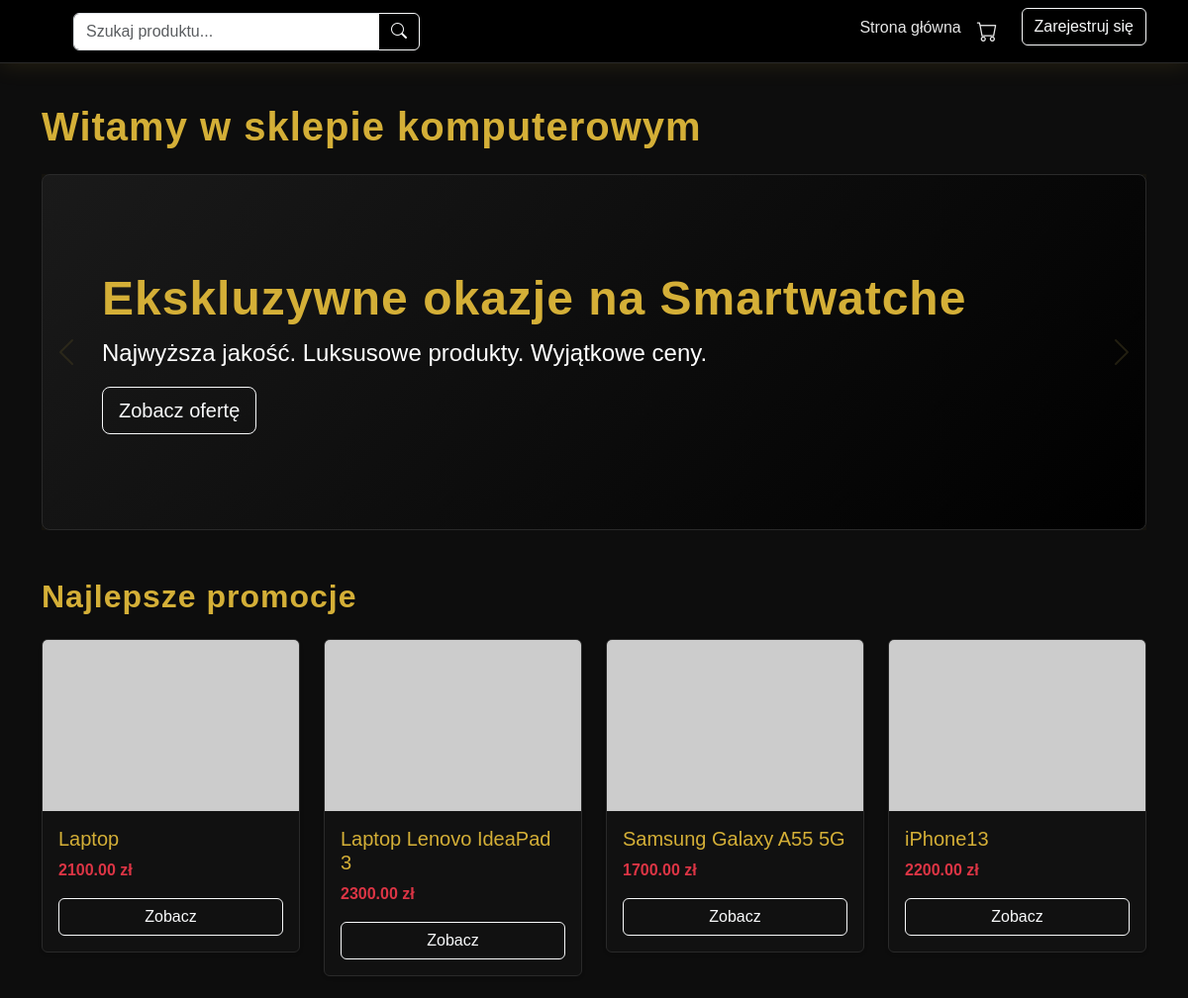
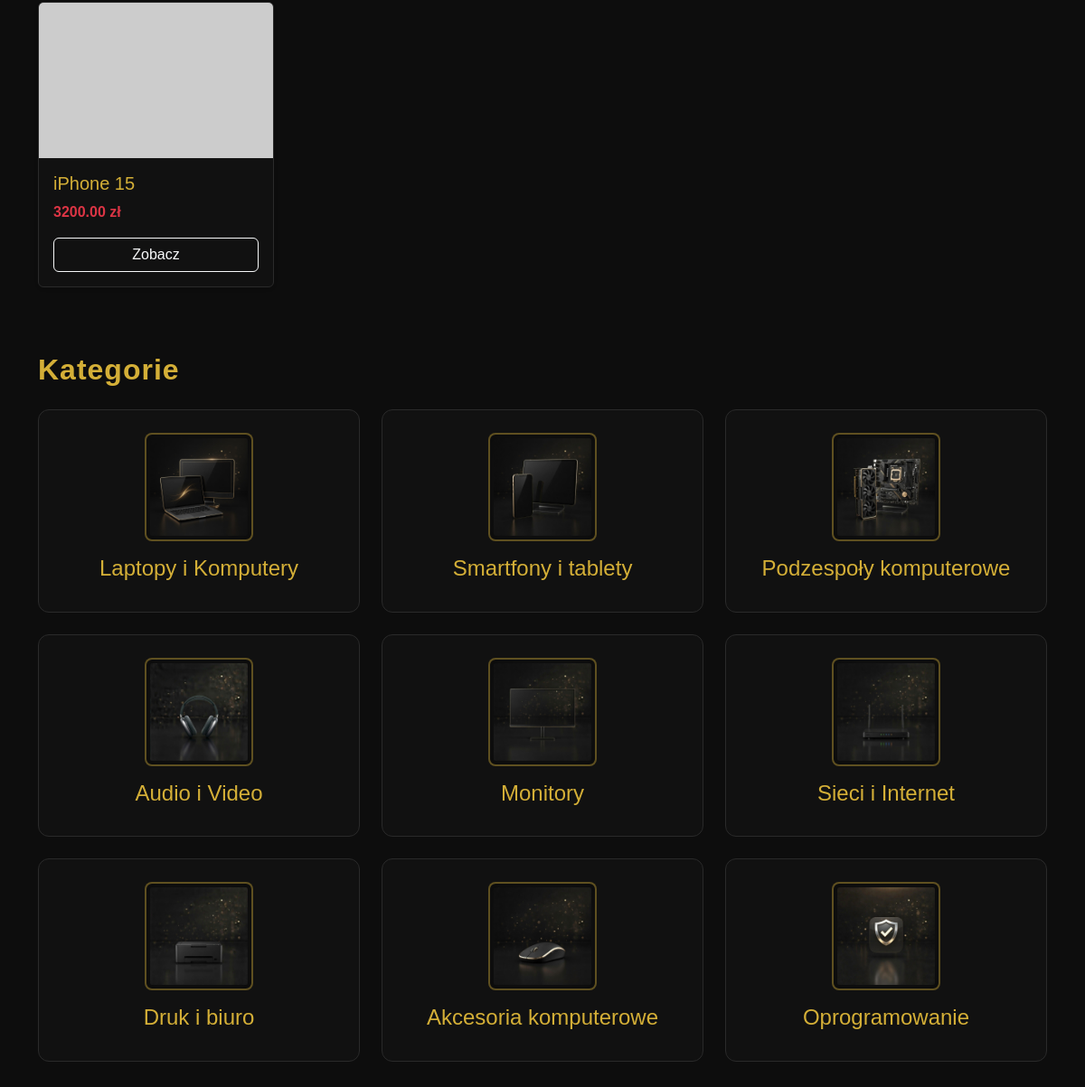
The page / on the database its author committed (2 pictures, top to bottom).
### sklep/models.py (models this page shows, shortened)
class Towar(models.Model):
    nazwa = models.CharField(max_length=255)
    producent = models.CharField(max_length=100, blank=True, null=True)
    opis = models.TextField(blank=True, null=True)
    cena_jednostkowa = models.DecimalField(max_digits=10, decimal_places=2)
    cena_promocyjna = models.DecimalField(max_digits=10, decimal_places=2, null=True, blank=True)
    kategoria = models.ForeignKey(Kategoria, on_delete=models.SET_NULL, null=True, blank=True)
    podkategoria = models.ForeignKey(Podkategoria, on_delete=models.SET_NULL, null=True, blank=True)
    class Meta:
        db_table = "towary"
        verbose_name = "Towar"
        verbose_name_plural = "Towary"

class Kategoria(models.Model):
    nazwa_kategorii = models.CharField(max_length=50)
    image = models.ImageField(upload_to="kategorie/", null=True, blank=True)
    class Meta:
        db_table = "kategorie"
        verbose_name = "Kategoria"
        verbose_name_plural = "Kategorie"

### sklep/views.py (the view)
# urls.py: path("", views.sklep_home, name="sklep_home"),
def sklep_home(request):
    promocje = Towar.objects.filter(cena_promocyjna__isnull=False)
    kategorie = Kategoria.objects.all()
    return render(request, "home.html", {
        "promocje": promocje,
        "kategorie": kategorie,
    })

### sklep/templates/home.html (shortened to what this page needs)
{% extends "base.html" %}
{% block content %}
<h1 class="mb-4">Witamy w sklepie komputerowym</h1>
<div id="heroCarousel" class="carousel slide mb-5" data-bs-ride="carousel">
    <div class="carousel-inner">
        <div class="carousel-item active">
            <div class="p-5 text-white rounded-3 hero-box">
                <div class="container py-5">
                    <h1 class="display-5 fw-bold" style="color:#d4af37;">Ekskluzywne okazje na Smartwatche</h1>
                    <p class="col-md-8 fs-4">Najwyższa jakość. Luksusowe produkty. Wyjątkowe ceny.</p>
                    <a class="btn btn-outline-light btn-lg" href="#">Zobacz ofertę</a>
                </div>
            </div>
        </div>
    </div>
    <button class="carousel-control-prev" type="button" data-bs-target="#heroCarousel" data-bs-slide="prev">
        <span class="carousel-control-prev-icon"></span>
    </button>
    <button class="carousel-control-next" type="button" data-bs-target="#heroCarousel" data-bs-slide="next">
        <span class="carousel-control-next-icon"></span>
    </button>
</div>
<h2 class="mb-4">Najlepsze promocje</h2>
<div class="row">
    {% for p in promocje %}
    <div class="col-md-3">
        <div class="card mb-4 shadow-sm product-card">
            <img src="https://via.placeholder.com/300x200" class="card-img-top" alt="produkt">
            <div class="card-body">
                <h5 class="card-title" style="color:#d4af37;">{{ p.nazwa }}</h5>
                <p class="card-text text-danger fw-bold">{{ p.cena_promocyjna }} zł</p>
                <a href="#" class="btn btn-outline-light w-100">Zobacz</a>
            </div>
        </div>
    </div>
    {% endfor %}
</div>
<h2 class="mt-5 mb-4">Kategorie</h2>
<div class="row text-center">
    {% for k in kategorie %}
    <div class="col-4 mb-4">
        <a href="{% url 'produkty_kategoria' k.id %}" class="text-decoration-none text-light">
            <div class="category-box">
                {% if k.image %}
                    <img src="{{ k.image.url }}" class="img-fluid mb-3" style="max-height:120px; object-fit:contain;">
                {% endif %}
                <h4 style="color:#d4af37;">{{ k.nazwa_kategorii }}</h4>
            </div>
        </a>
    </div>
    {% endfor %}
</div>
{% endblock %}

### sklep/templates/base.html (style rules this page uses)
body { background-color: #0d0d0d; color: #e6e6e6; font-family: 'Poppins', sans-serif; }

### sklep/templates/home.html (style rules this page uses)
body { background-color: #0d0d0d; color: #e6e6e6; font-family: 'Poppins', sans-serif; }
h1, h2 { color: #d4af37; font-weight: 600; letter-spacing: 1px; }
.hero-box { background: linear-gradient(135deg, #1a1a1a, #000); border: 1px solid #2a2a2a; box-shadow: 0 0 40px rgba(212, 175, 55, 0.15); }
.product-card { background: #111; border: 1px solid #2a2a2a; transition: 0.3s; }
.category-box { background: #111; border: 1px solid #2a2a2a; padding: 25px; border-radius: 12px; transition: 0.3s; }
.category-box img { border: 2px solid rgba(212, 175, 55, 0.4); border-radius: 8px; box-shadow: inset 0 0 30px rgba(0, 0, 0, 0.4); background-color: #111; padding: 4px; transition: 0.3s; }
.carousel-control-prev, .carousel-control-next { width: 50px; }
.carousel-control-prev { left: 0; }
.carousel-control-next { right: 0; }
.carousel-control-prev-icon, .carousel-control-next-icon { filter: invert(80%) sepia(60%) saturate(300%) hue-rotate(10deg); }

### rows shown on the page
Towar: nazwa "Laptop", cena_promocyjna "2100.00"
Towar: nazwa "Laptop Lenovo IdeaPad 3", cena_promocyjna "2300.00"
Towar: nazwa "Samsung Galaxy A55 5G", cena_promocyjna "1700.00"
Towar: nazwa "iPhone13", cena_promocyjna "2200.00"
Towar: nazwa "iPhone 15", cena_promocyjna "3200.00"
Kategoria: image (picture), nazwa_kategorii "Laptopy i Komputery"
Kategoria: image (picture), nazwa_kategorii "Smartfony i tablety"
Kategoria: image (picture), nazwa_kategorii "Podzespoły komputerowe"
Kategoria: image (picture), nazwa_kategorii "Audio i Video"
Kategoria: image (picture), nazwa_kategorii "Monitory"
Kategoria: image (picture), nazwa_kategorii "Sieci i Internet"
Kategoria: image (picture), nazwa_kategorii "Druk i biuro"
Kategoria: image (picture), nazwa_kategorii "Akcesoria komputerowe"
Kategoria: image (picture), nazwa_kategorii "Oprogramowanie"
